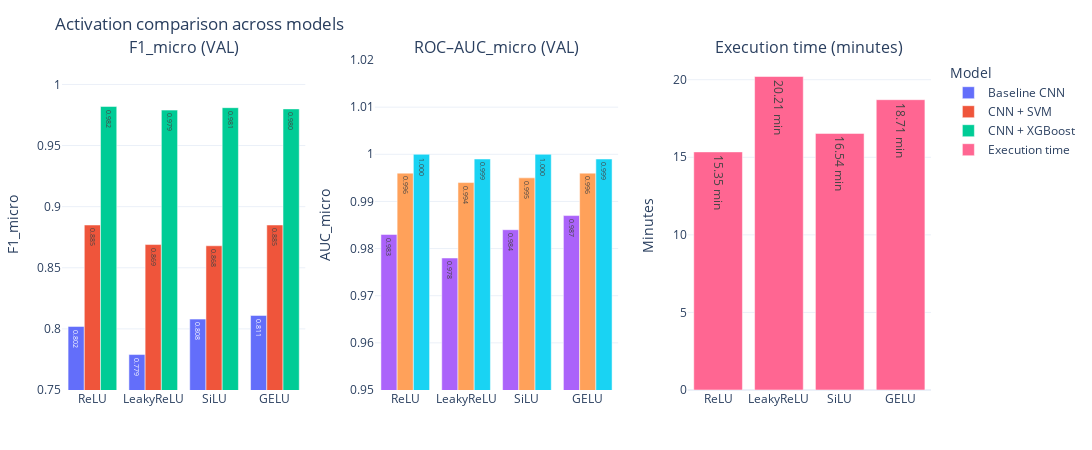

This figure's notebook cell:
### Code cell
activations = ["ReLU", "LeakyReLU", "SiLU", "GELU"]


f1 = {
    "Baseline CNN":   [0.802, 0.779, 0.808, 0.811],
    "CNN + SVM":      [0.885, 0.869, 0.868, 0.885],
    "CNN + XGBoost":  [0.982, 0.979, 0.981, 0.980],
}
auc = {
    "Baseline CNN":   [0.983, 0.978, 0.984, 0.987],
    "CNN + SVM":      [0.996, 0.994, 0.995, 0.996],
    "CNN + XGBoost":  [1.000, 0.999, 1.000, 0.999],
}


time_str = {
    "ReLU":      "15m 20.8s",
    "LeakyReLU": "20m 12.4s",
    "SiLU":      "16m 32.3s",
    "GELU":      "18m 42.7s",
}
def to_minutes(s: str) -> float:
    m = re.match(r"(\d+)m\s+([\d\.]+)s", s.strip())
    return int(m.group(1)) + float(m.group(2)) / 60.0

time_min = [to_minutes(time_str[a]) for a in activations]


fig = make_subplots(
    rows=1, cols=3,
    subplot_titles=("F1_micro (VAL)", "ROC–AUC_micro (VAL)", "Execution time (minutes)"),
    horizontal_spacing=0.08
)


for model, vals in f1.items():
    fig.add_trace(
        go.Bar(name=model, x=activations, y=vals, text=[f"{v:.3f}" for v in vals],
               textposition="auto", hovertemplate=f"{model}<br>%{{x}}<br>F1: %{{y:.3f}}<extra></extra>"),
        row=1, col=1
    )


for model, vals in auc.items():
    fig.add_trace(
        go.Bar(name=model, x=activations, y=vals, showlegend=False,
               text=[f"{v:.3f}" for v in vals], textposition="auto",
               hovertemplate=f"{model}<br>%{{x}}<br>AUC: %{{y:.3f}}<extra></extra>"),
        row=1, col=2
    )


fig.add_trace(
    go.Bar(name="Execution time", x=activations, y=time_min,
           text=[f"{t:.2f} min" for t in time_min], textposition="auto",
           hovertext=[time_str[a] for a in activations],
           hovertemplate="%{x}<br>%{hovertext}<br>(%{y:.2f} min)<extra></extra>"),
    row=1, col=3
)

fig.update_layout(
    title="Activation comparison across models",
    template="plotly_white",
    barmode="group",
    legend_title_text="Model",
    width=1200, height=450,
    margin=dict(l=60, r=40, t=60, b=60)
)
fig.update_yaxes(title_text="F1_micro", range=[0.75, 1.02], row=1, col=1)
fig.update_yaxes(title_text="AUC_micro", range=[0.95, 1.02], row=1, col=2)
fig.update_yaxes(title_text="Minutes", row=1, col=3)

fig.show()

### Figure 1 — Plotly figure (JSON) as saved in the notebook; plotly's stock layout.template omitted (floating-point values rounded to 4 significant figures)
{"data": [{"hovertemplate": "Baseline CNN<br>%{x}<br>F1: %{y:.3f}<extra></extra>", "name": "Baseline CNN", "text": ["0.802", "0.779", "0.808", "0.811"], "textposition": "auto", "type": "bar", "x": ["ReLU", "LeakyReLU", "SiLU", "GELU"], "xaxis": "x", "y": [0.802, 0.779, 0.808, 0.811], "yaxis": "y"}, {"hovertemplate": "CNN + SVM<br>%{x}<br>F1: %{y:.3f}<extra></extra>", "name": "CNN + SVM", "text": ["0.885", "0.869", "0.868", "0.885"], "textposition": "auto", "type": "bar", "x": ["ReLU", "LeakyReLU", "SiLU", "GELU"], "xaxis": "x", "y": [0.885, 0.869, 0.868, 0.885], "yaxis": "y"}, {"hovertemplate": "CNN + XGBoost<br>%{x}<br>F1: %{y:.3f}<extra></extra>", "name": "CNN + XGBoost", "text": ["0.982", "0.979", "0.981", "0.980"], "textposition": "auto", "type": "bar", "x": ["ReLU", "LeakyReLU", "SiLU", "GELU"], "xaxis": "x", "y": [0.982, 0.979, 0.981, 0.98], "yaxis": "y"}, {"hovertemplate": "Baseline CNN<br>%{x}<br>AUC: %{y:.3f}<extra></extra>", "name": "Baseline CNN", "showlegend": false, "text": ["0.983", "0.978", "0.984", "0.987"], "textposition": "auto", "type": "bar", "x": ["ReLU", "LeakyReLU", "SiLU", "GELU"], "xaxis": "x2", "y": [0.983, 0.978, 0.984, 0.987], "yaxis": "y2"}, {"hovertemplate": "CNN + SVM<br>%{x}<br>AUC: %{y:.3f}<extra></extra>", "name": "CNN + SVM", "showlegend": false, "text": ["0.996", "0.994", "0.995", "0.996"], "textposition": "auto", "type": "bar", "x": ["ReLU", "LeakyReLU", "SiLU", "GELU"], "xaxis": "x2", "y": [0.996, 0.994, 0.995, 0.996], "yaxis": "y2"}, {"hovertemplate": "CNN + XGBoost<br>%{x}<br>AUC: %{y:.3f}<extra></extra>", "name": "CNN + XGBoost", "showlegend": false, "text": ["1.000", "0.999", "1.000", "0.999"], "textposition": "auto", "type": "bar", "x": ["ReLU", "LeakyReLU", "SiLU", "GELU"], "xaxis": "x2", "y": [1, 0.999, 1, 0.999], "yaxis": "y2"}, {"hovertemplate": "%{x}<br>%{hovertext}<br>(%{y:.2f} min)<extra></extra>", "hovertext": ["15m 20.8s", "20m 12.4s", "16m 32.3s", "18m 42.7s"], "name": "Execution time", "text": ["15.35 min", "20.21 min", "16.54 min", "18.71 min"], "textposition": "auto", "type": "bar", "x": ["ReLU", "LeakyReLU", "SiLU", "GELU"], "xaxis": "x3", "y": [15.35, 20.21, 16.54, 18.71], "yaxis": "y3"}], "layout": {"annotations": [{"font": {"size": 16}, "showarrow": false, "text": "F1_micro (VAL)", "x": 0.14, "xanchor": "center", "xref": "paper", "y": 1, "yanchor": "bottom", "yref": "paper"}, {"font": {"size": 16}, "showarrow": false, "text": "ROC–AUC_micro (VAL)", "x": 0.5, "xanchor": "center", "xref": "paper", "y": 1, "yanchor": "bottom", "yref": "paper"}, {"font": {"size": 16}, "showarrow": false, "text": "Execution time (minutes)", "x": 0.86, "xanchor": "center", "xref": "paper", "y": 1, "yanchor": "bottom", "yref": "paper"}], "barmode": "group", "height": 450, "legend": {"title": {"text": "Model"}}, "margin": {"b": 60, "l": 60, "r": 40, "t": 60}, "title": {"text": "Activation comparison across models"}, "width": 1200, "xaxis": {"anchor": "y", "domain": [0, 0.28]}, "xaxis2": {"anchor": "y2", "domain": [0.36, 0.64]}, "xaxis3": {"anchor": "y3", "domain": [0.72, 1]}, "yaxis": {"anchor": "x", "domain": [0, 1], "range": [0.75, 1.02], "title": {"text": "F1_micro"}}, "yaxis2": {"anchor": "x2", "domain": [0, 1], "range": [0.95, 1.02], "title": {"text": "AUC_micro"}}, "yaxis3": {"anchor": "x3", "domain": [0, 1], "title": {"text": "Minutes"}}}}
